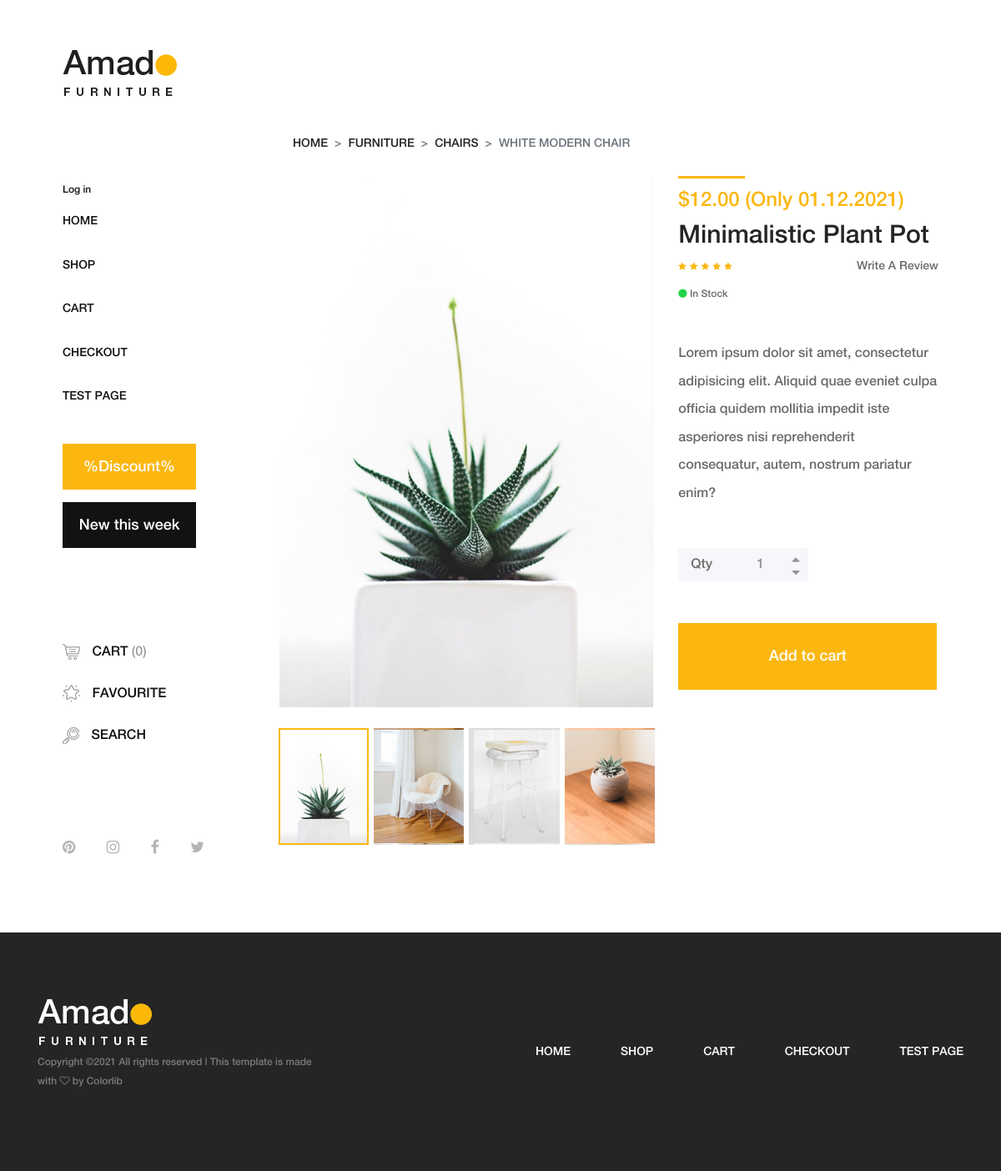
Page /product-details/2 on the committed database.
### mainapp/models.py (models this page shows, shortened)
class Product(models.Model):
    category = models.ForeignKey(ProductCategory, on_delete=models.CASCADE)
    name = models.CharField(verbose_name='имя продукта', max_length=128)
    image = models.ImageField(upload_to='products_images', blank=True)
    short_desc = models.CharField(max_length=60, verbose_name='краткое описание продукта', blank=True)
    description = models.TextField(verbose_name='Описание продукта', blank=True)
    price = models.DecimalField(verbose_name='цена продукта', max_digits=8, decimal_places=2, default=0)
    quantity = models.PositiveIntegerField(verbose_name='Количество на складе', default=0)

### mainapp/views.py (the view)
# urls.py: path('product-details/<int:product_id>', mainapp.product_details, name='product_details'),
def product_details(request, product_id=None):
    content = {
        'title': 'Amado - Furniture Ecommerce | Product details',
        'links_menu': links_menu,
        'product_id': product_id,
        'product_item': Product.objects.filter(id=product_id)
    }
    return render(request, 'mainapp/product-details.html',
                  context=content)  # Второй параметр - это путь html страницы, относительно templates

### mainapp/templates/mainapp/product-details.html (shortened to what this page needs)
{% extends 'mainapp/base.html' %}
{% load static %}
{% block content %}
        <div class="single-product-area section-padding-100 clearfix">
            <div class="container-fluid">
                <div class="row">
                    <div class="col-12">
                        <nav aria-label="breadcrumb">
                            <ol class="breadcrumb mt-50">
                                <li class="breadcrumb-item"><a href="#">Home</a></li>
                                <li class="breadcrumb-item"><a href="#">Furniture</a></li>
                                <li class="breadcrumb-item"><a href="#">Chairs</a></li>
                                <li class="breadcrumb-item active" aria-current="page">white modern chair</li>
                            </ol>
                        </nav>
                    </div>
                </div>
                <div class="row">
                    <div class="col-12 col-lg-7">
                        <div class="single_product_thumb">
                            <div id="product_details_slider" class="carousel slide" data-ride="carousel">
                                <ol class="carousel-indicators">
                                    <li class="active" data-target="#product_details_slider" data-slide-to="0" style="background-image: url(/media/{{ product_item.0.image }});">
                                    </li>
                                    <li data-target="#product_details_slider" data-slide-to="1" style="background-image: url({% static 'img/product-img/pro-big-2.jpg' %});">
                                    </li>
                                    <li data-target="#product_details_slider" data-slide-to="2" style="background-image: url({% static 'img/product-img/pro-big-3.jpg' %});">
                                    </li>
                                    <li data-target="#product_details_slider" data-slide-to="3" style="background-image: url({% static 'img/product-img/pro-big-4.jpg' %});">
                                    </li>
                                </ol>
                                <div class="carousel-inner">
                                    <div class="carousel-item active">
                                        <a class="gallery_img" href="/media/{{ product_item.0.image }}">
                                            <img class="d-block w-100" src="/media/{{ product_item.0.image }}" alt="First slide">
                                        </a>
                                    </div>
                                </div>
                            </div>
                        </div>
                    </div>
                    <div class="col-12 col-lg-5">
                        <div class="single_product_desc">
                            <div class="product-meta-data">
                                <div class="line"></div>
                                <p class="product-price">${{ product_item.0.price }} (Only {% now "d.m.Y" %})</p>
                                <a href="/product-details/">
                                    <h6>{{ product_item.0.name }}</h6>
                                </a>
                                <div class="ratings-review mb-15 d-flex align-items-center justify-content-between">
                                    <div class="ratings">
                                        <i class="fa fa-star" aria-hidden="true"></i>
                                        <i class="fa fa-star" aria-hidden="true"></i>
                                        <i class="fa fa-star" aria-hidden="true"></i>
                                        <i class="fa fa-star" aria-hidden="true"></i>
                                        <i class="fa fa-star" aria-hidden="true"></i>
                                    </div>
                                    <div class="review">
                                        <a href="#">Write A Review</a>
                                    </div>
                                </div>
                                <p class="avaibility"><i class="fa fa-circle"></i> In Stock</p>
                            </div>
                            <div class="short_overview my-5">
                                <p>Lorem ipsum dolor sit amet, consectetur adipisicing elit. Aliquid quae eveniet culpa officia quidem mollitia impedit iste asperiores nisi reprehenderit consequatur, autem, nostrum pariatur enim?</p>
                            </div>
                            <form class="cart clearfix" method="post">
                                <div class="cart-btn d-flex mb-50">
                                    <p>Qty</p>
                                    <div class="quantity">
                                        <span class="qty-minus" onclick="var effect = document.getElementById('qty'); var qty = effect.value; if( !isNaN( qty ) &amp;&amp; qty &gt; 1 ) effect.value--;return false;"><i class="fa fa-caret-down" aria-hidden="true"></i></span>
                                        <input type="number" class="qty-text" id="qty" step="1" min="1" max="300" name="quantity" value="1">
                                        <span class="qty-plus" onclick="var effect = document.getElementById('qty'); var qty = effect.value; if( !isNaN( qty )) effect.value++;return false;"><i class="fa fa-caret-up" aria-hidden="true"></i></span>
                                    </div>
                                </div>
                                <button type="submit" name="addtocart" value="5" class="btn amado-btn">Add to cart</button>
                            </form>
                        </div>
                    </div>
                </div>
            </div>
        </div>
{% endblock %}

### rows in the picture
Product: image (picture), price "12.00", name "Minimalistic Plant Pot"

### other values in the picture
{{ link.name }} "HOME"
{{ link.name }} "SHOP"
{{ link.name }} "CART" "CHECKOUT" "TEST PAGE"
{{ link.name }} "HOME" "CART" "CHECKOUT" "TEST PAGE"
